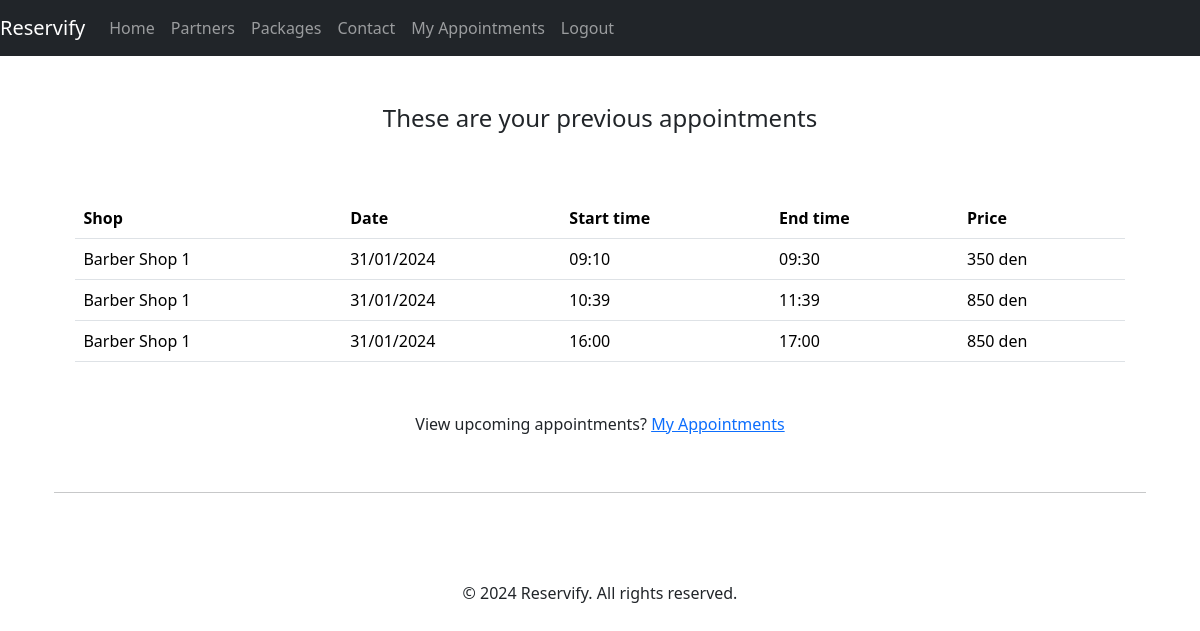
/appointments/past-appointments (signed in), run on an earlier commit of the app's database.
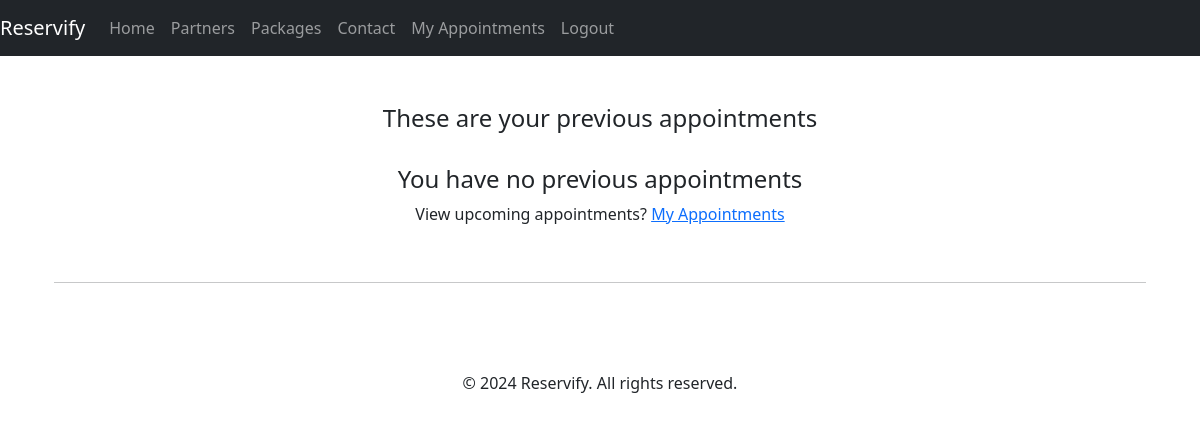
And on a later commit of the database.
### appointments/models.py (models this page shows, shortened)
class Appointment(models.Model):
    shop = models.ForeignKey(Shop, on_delete=models.CASCADE)
    user = models.ForeignKey(Account, on_delete=models.CASCADE)
    date = models.DateField(default=timezone.now,
                            help_text='eg. 23-11-2023',
                            validators=[MinValueValidator(timezone.now().date()),
                                        MaxValueValidator((timezone.now() + timedelta(days=30)).date())
                                        ])
    start_time = models.TimeField(blank=False, default=timezone.now)
    duration = models.TimeField(blank=True, null=True)
    end_time = models.TimeField(blank=True, null=True)
    services = models.ManyToManyField(Service)
    total_price = models.PositiveIntegerField(default=1, blank=True, null=True)
    code = models.CharField(max_length=7, blank=True, null=True)

### shops/models.py (models this page shows, shortened)
class Shop(models.Model):
    name = models.CharField(max_length=200, blank=False)
    description = models.TextField(max_length=250, blank=True, default='')
    location = models.CharField(max_length=150, blank=False, default='')
    location_link = models.CharField(max_length=150, blank=False, default='',
                                     help_text='Google Maps link')
    logo = models.ImageField(upload_to='shop_logos', default='default.jpg', blank=True)
    owner = models.ForeignKey(Account, on_delete=models.CASCADE)

### appointments/views.py (the view)
# urls.py: path('past-appointments', views.past_appointments_page, name='past_appointments_page'),
@login_required()
def past_appointments_page(request):
    user = request.user.get_account()
    now = datetime.now()
    appointments = Appointment.objects.filter(Q(user=user, date__lt=now.date()) |
                                              Q(user=user, date=now.date(), end_time__lt=now)
                                              ).order_by('-date', 'start_time')
    context = {'appointments': appointments}
    return render(request, 'appointments/past_appointments.html', context)

### accounts/models.py (called while the page is built)
    def get_account(self):
        return self

### templates/appointments/past_appointments.html
{% extends 'base.html' %}
{% load static %}
{% block content %}
    <section class="container my-5">
        <div>
            <div class="row">
                <div class="col-lg-12">
                   <div style="text-align: center;">
                        <h4>These are your previous appointments</h4>
                   </div>
                </div>
            </div>
            <br>
            {% if appointments %}
                <div class="row">
                    <div class="col-lg-12">
                        <div style="padding: 3%;">
                            <table class="table">
                                <tr>
                                    <th>Shop</th>
                                    <th>Date</th>
                                    <th>Start time</th>
                                    <th>End time</th>
                                    <th>Price</th>
                                </tr>
                                {% for app in appointments %}
                                        <tr>
                                            <td>{{ app.shop.name }}</td>
                                            <td>{{ app.date|date:"d/m/Y" }}</td>
                                            <td>{{ app.start_time|date:"H:i" }}</td>
                                            <td>{{ app.end_time|date:"H:i" }}</td>
                                            <td>{{ app.total_price }} den</td>
                                        </tr>
                                {% endfor %}
                            </table>
                        </div>
                    </div>
                </div>
            {% else %}
                <div class="row">
                    <div class="col-lg-12">
                        <div style="text-align: center;">
                            <h4>You have no previous appointments</h4>
                        </div>
                    </div>
                </div>
            {% endif %}
            <div class="row justify-content-center">
                <div class="row">
                    <div class="col-lg-12">
                        <div style="text-align: center">
                            <p>View upcoming appointments? <a href="{% url 'myappointments_page' %}">My Appointments</a></p>
                        </div>
                        <br>
                        <hr>
                    </div>
                </div>
            </div>
    </section>
{% endblock content %}

What changed in the data, as far as the page shows it:
removed Appointment: shop.name "Barber Shop 1", date "31/01/2024", start_time "09:10", end_time "09:30", total_price "350"
removed Appointment: shop.name "Barber Shop 1", date "31/01/2024", start_time "10:39", end_time "11:39", total_price "850"
removed Appointment: shop.name "Barber Shop 1", date "31/01/2024", start_time "16:00", end_time "17:00", total_price "850"
Also different on the page:
text no longer shown: "Shop Date Start time End time Price"
text now shown: "You have no previous appointments"
